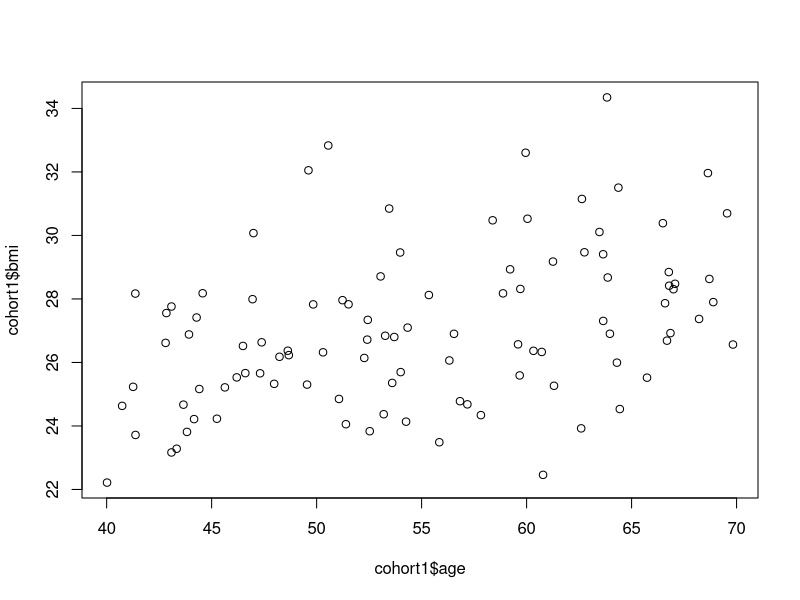
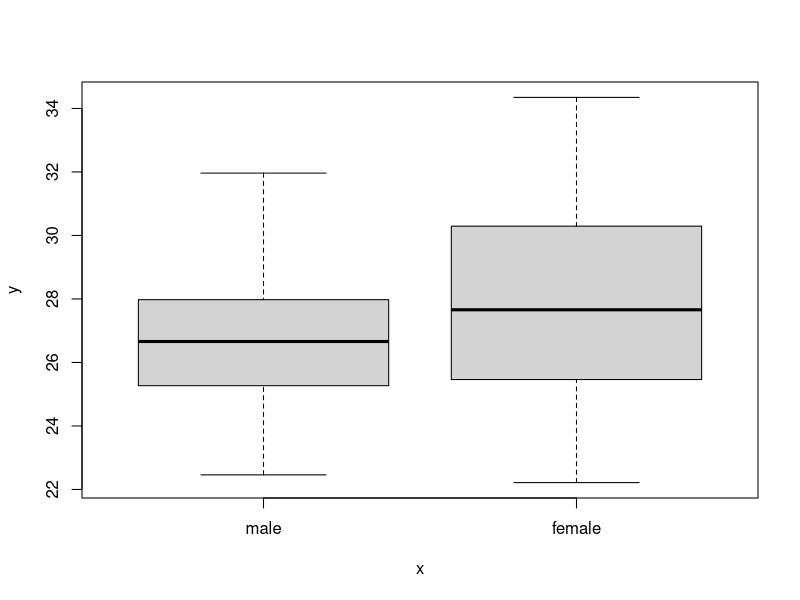
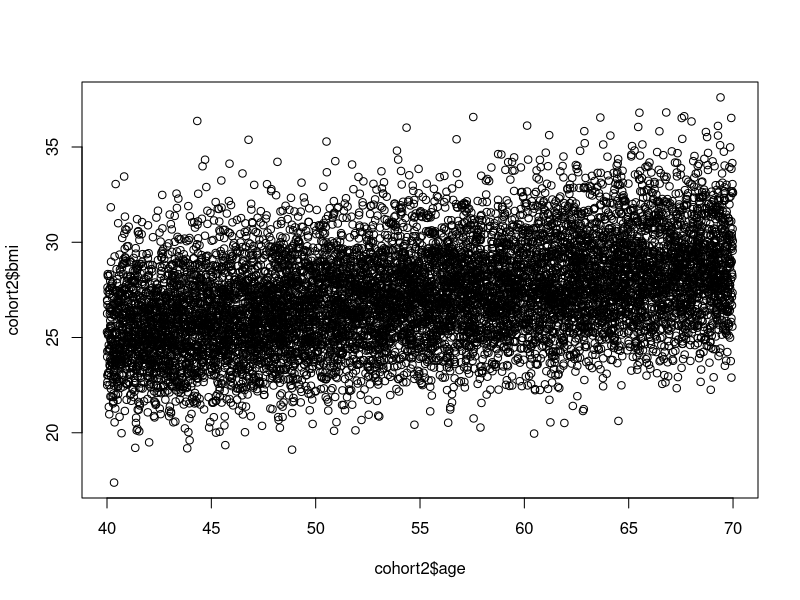
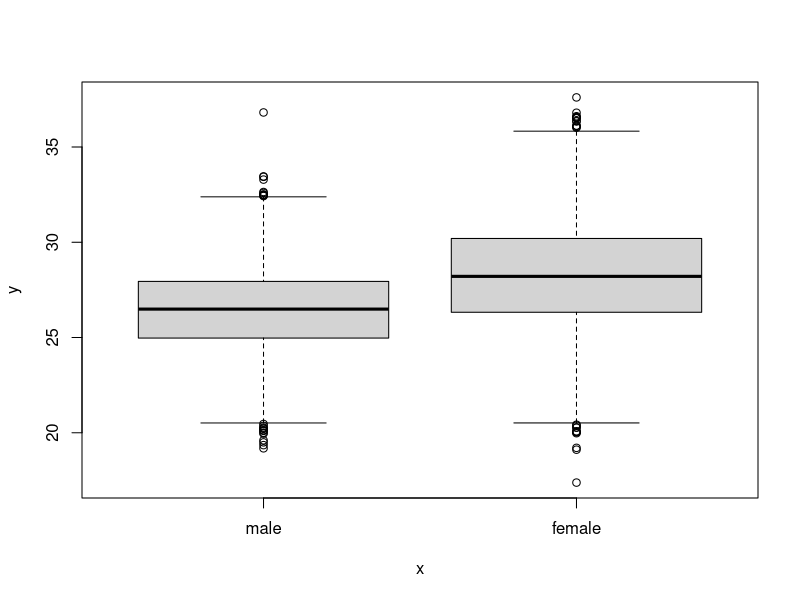
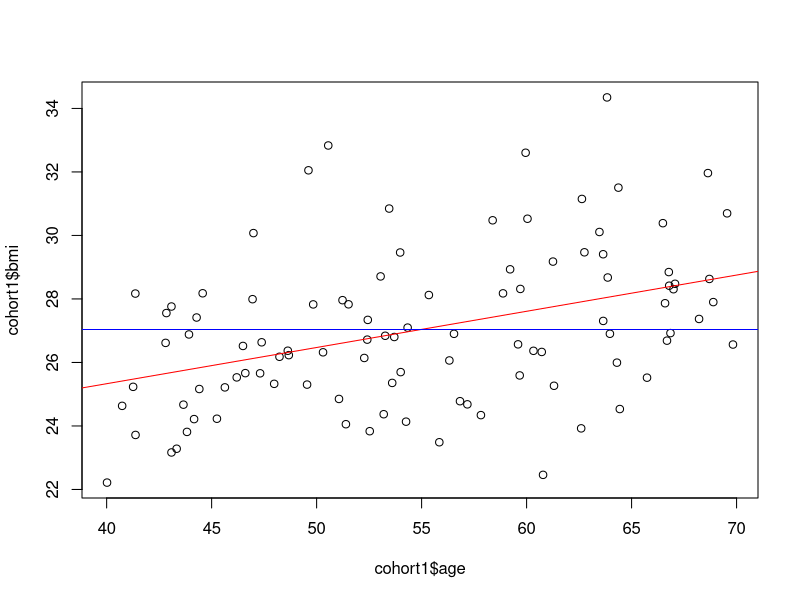
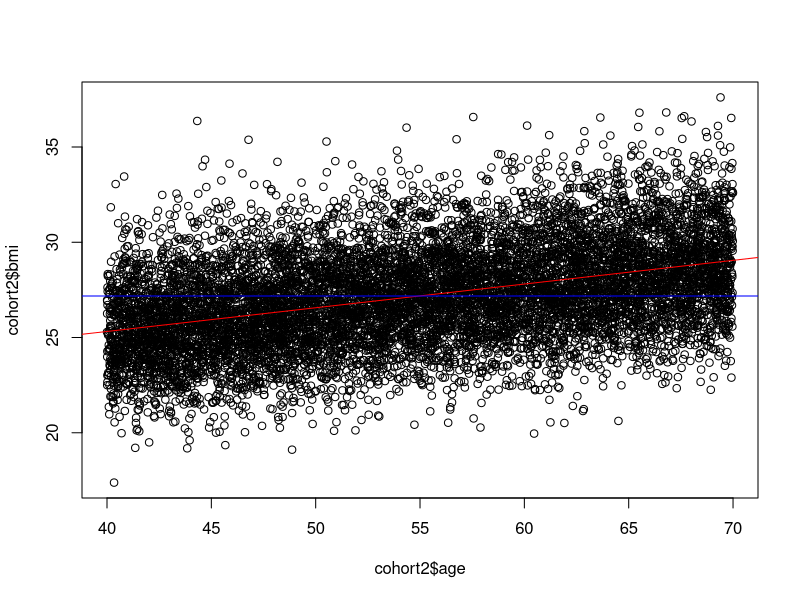
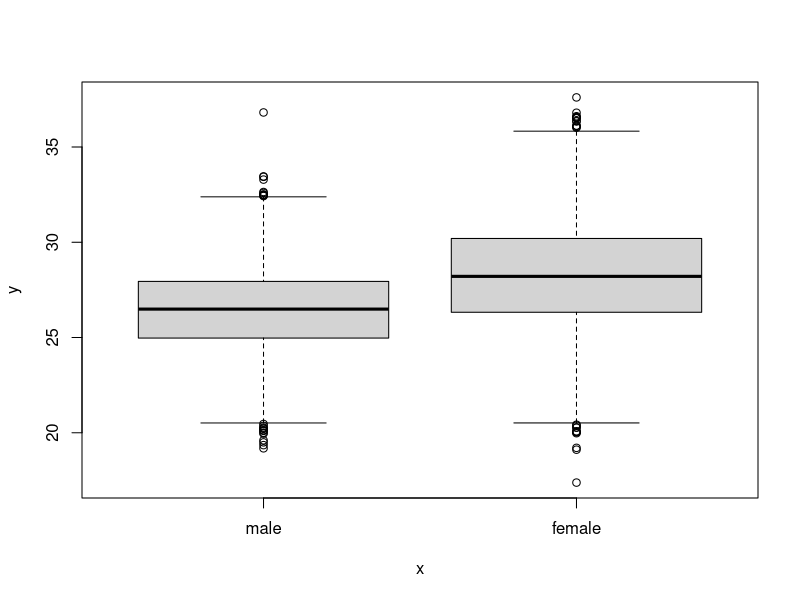
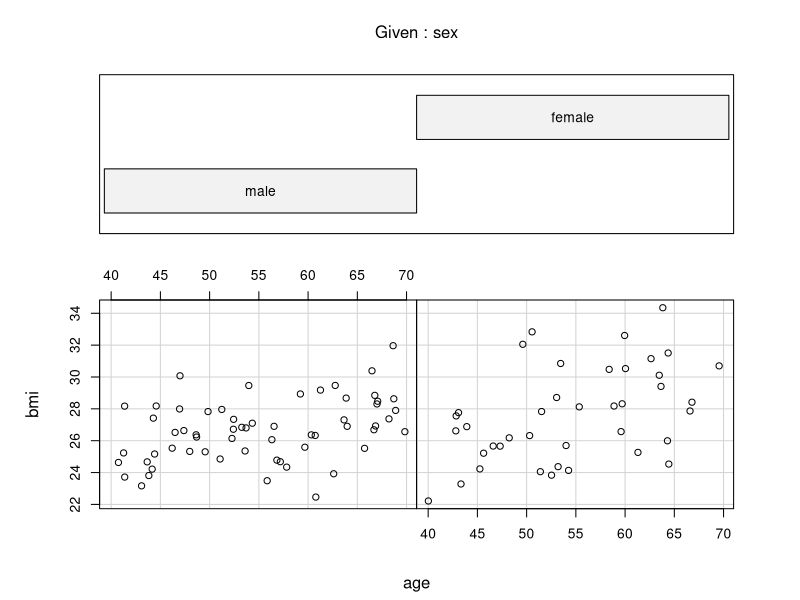

These charts were generated, in order, by the following R code:
###Creates SimCohort

simCohort <- function(N,S){
    set.seed(S)
    ###Jakob
    id <- c(1:N)
    
    #creates a sex variable for first 600 and appends last 400
    sex <- rep.int(0,N*6/10)
    sex <- append(sex, rep.int(1,N*4/10))
    
    #creates dataframe from SEX and ID vectors
    dataContinuous = data.frame("sex" = sex, "id" = id)
    
    dataContinuous$age <- runif(N, min = 40, max = 70)
    
    dataContinuous$bmi <- ifelse(dataContinuous$sex==0, 21 + 0.1*dataContinuous$age + rnorm(0.6*N, 0 , 2), 20 + 0.15*dataContinuous$age + rnorm(0.4*N, 0 , 2.5))
    
        ###OMAR
    #Output data frame
    dataCategorical = data.frame(sex, id)
    
    #Generate ethnicity
    dataCategorical$ethnic <-rbinom(N, 1, 0.05)
    
    #Generate smoking status
    smoke <- c(0, 1, 2)
    
    dataCategorical$smoke <- ifelse(dataCategorical$sex == 0, sample(smoke, 0.6*N, replace = TRUE, prob = c(0.5, 0.3, 0.2)), sample(smoke, 0.4*N, replace = TRUE, prob = c(0.6, 0.3, 0.1)))    
    dataCategorical$smoke <- factor (dataCategorical$smoke,
                                     levels = c(0, 1, 2),
                                     labels = c("never", "ex", "current"))
    ###Analysis
    total <- merge(dataContinuous,dataCategorical, by=c("id","sex"))
    
    #change numeric storage type to factor
    
    total$ethnic <- factor (total$ethnic,
                            levels = c(0, 1),
                            labels = c("non-white", "white"))
    
    total$sex <- factor (total$sex,
                         levels = c(0, 1),
                         labels = c("male", "female"))
    
    return(total)
}
#creates sample cohorts

cohort1 <- simCohort(100, 123)

cohort2 <- simCohort(10000, 987)

#plots associations to examine
plot(cohort1$age,cohort1$bmi)
plot(cohort1$sex,cohort1$bmi)

plot(cohort2$age,cohort2$bmi)
plot(cohort2$sex,cohort2$bmi)


# cohort1 -----------------------------------------------------------------


#creates linear models with single explanatory variable

bmi.mod <- lm(bmi ~ age, cohort1)
plot(cohort1$age,cohort1$bmi)
mean.bmi <- mean(cohort1$bmi)
abline(bmi.mod, col="red")
abline(h=mean.bmi, col="blue")
summary(bmi.mod)

bmi.mod <- lm(formula = bmi ~ sex, cohort1)

bmi.mod <- lm(bmi ~ age, cohort2)
plot(cohort2$age,cohort2$bmi)
mean.bmi <- mean(cohort2$bmi)
abline(bmi.mod, col="red")
abline(h=mean.bmi, col="blue")
summary(bmi.mod)
#blue line indicate null-hypothesis, positiv slope indicates age affects BMI

##this plot indicates sex influences BMI
plot(cohort2$sex,cohort2$bmi)

#linear models with multiple explanatory variables

#plots the BMI by explanatory variables from cohort1
coplot(bmi~age|sex,cohort1)
#This plot indicates that sex affects the intersection of BMI, let's examine the slope for men and women:
summary(lm(bmi~age, sex == "male", data=cohort1))
summary(lm(bmi~age, sex == "female", data=cohort1))
#from the coeefficiens it appears that for men an increase of 1 year increases BMI with 0,09 abd for women it's 0,17
#The intersects are different indicating a difference in bmi at the same age


# Cohort2----
#plots the BMI by explanatory variables from cohort2
coplot(bmi~age|sex,cohort2)

#This plot indicates that sex affects atleast the deviation, let's examine the slope for men and women:
summary(lm(bmi~age, sex == "male", data=cohort2))
summary(lm(bmi~age, sex == "female", data=cohort2))

summary(lm(bmi~age, sex == "male", data=cohort1))
summary(lm(bmi~age, sex == "female", data=cohort1))

## the second cohort a closer to the true slope value, representing a a larger sample size. It is also
#noted a larger standard error for women

#multiple linear regression, notice the difference in slope and intersection. Cohort2 converges towards the true value
#of bmi at year 40 (know from the equation)

bmiMultiRegression <- lm(bmi~age*sex, cohort1)
bmiMultiRegression
plot(cohort1$age, fitted(bmiMultiRegression))

bmiMultiRegression <- lm(bmi~age*sex, cohort2)
bmiMultiRegression
plot(cohort2$age, fitted(bmiMultiRegression))
#notice that for females, the age effect is increased by 0,05 per year. Being female however reduces BMI with 1,21
